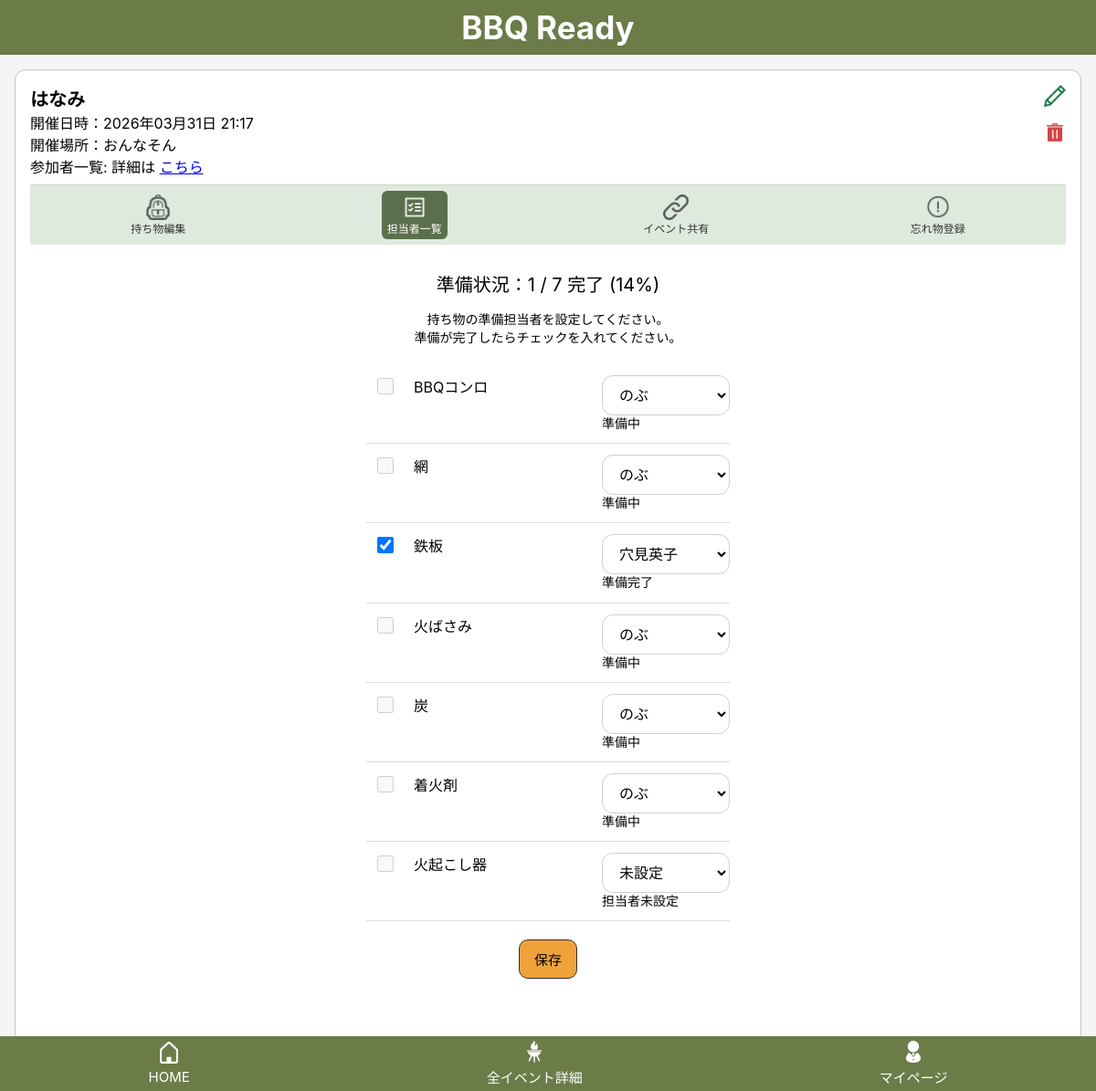
The app's page /events/148/assign/ (signed in), older data.
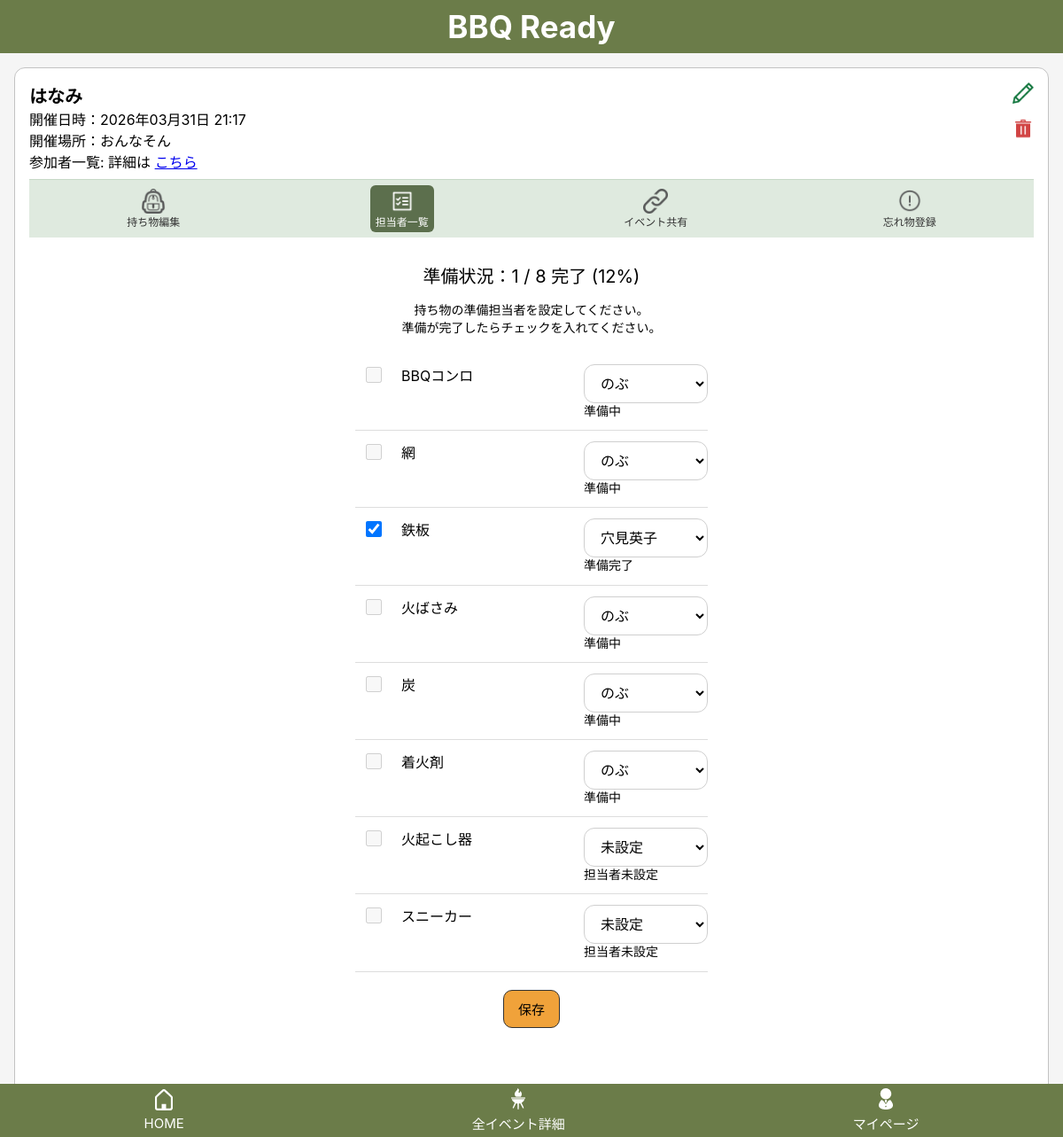
The same page, newer data.
### bbq_app/models.py (models this page shows, shortened)
class EventItem(models.Model):
    event = models.ForeignKey(Event, on_delete=models.CASCADE, related_name="event_items")
    bbq_item = models.ForeignKey(BbqItem, on_delete=models.CASCADE, related_name="event_items")
    is_selected = models.BooleanField(default=False)
    assignee = models.ForeignKey(
        "Participant",
        null=True,
        blank=True,
        on_delete=models.SET_NULL,
        related_name="assigned_items"
    )
    is_ready = models.BooleanField(default=False)
    created_at = models.DateTimeField(auto_now_add=True)
    updated_at = models.DateTimeField(auto_now=True)
    class Meta:
        constraints = [
            models.UniqueConstraint(
                fields=["event", "bbq_item"],
                name="unique_event_bbq_item"
            )
        ]

class BbqItem(models.Model):
    class Category(models.IntegerChoices):
        FIRE = 1, "火起こし・調理グッズ"
        PLACE = 2, "会場設営"
        FOOD = 3, "食材・飲み物"
        CONVENIENCE = 4, "便利グッズ"
        OTHER = 5, "その他"
    user = models.ForeignKey(settings.AUTH_USER_MODEL, null=True, blank=True, on_delete=models.CASCADE, related_name="bbq_items")
    name = models.CharField("持ち物名", max_length=50)
    category = models.IntegerField(choices=Category.choices)
    created_at = models.DateTimeField(auto_now_add=True)
    updated_at = models.DateTimeField(auto_now=True)

class Participant(models.Model):
    event = models.ForeignKey(Event, on_delete=models.CASCADE, related_name="participants")
    user = models.ForeignKey(
        settings.AUTH_USER_MODEL,
        null=True,
        blank=True,
        on_delete=models.SET_NULL,
        related_name="participant"
    )
    name = models.CharField("表示名", max_length=30)
    created_at = models.DateTimeField("作成日時", auto_now_add=True)
    updated_at = models.DateTimeField("更新日時", auto_now=True)

### bbq_app/views.py (the view, shortened to what this page needs)
# urls.py: path("events/<int:event_id>/assign/", views.item_assign, name="item_assign"),
@login_required
def item_assign(request, event_id):
    event = get_object_or_404(Event, id=event_id, user=request.user)
    Participant.objects.get_or_create(
        event=event,
        user=request.user,
        defaults={"name":request.user.first_name or request.user.username}
    )
    participants = Participant.objects.filter(event=event).order_by("id")
    items = (
        EventItem.objects
        .filter(event=event, is_selected=True)
        .select_related("bbq_item", "assignee")
        .order_by("id")
    )
    total_count = items.count()
    ready_count = items.filter(is_ready=True).count()
    progress_percent = int((ready_count / total_count) * 100 ) if total_count else 0
    return render(
        request,
        "bbq_app/item_assign.html",
        {
            "event": event,
            "participants": participants,
            "items": items,
            "total_count": total_count,
            "ready_count": ready_count,
            "progress_percent": progress_percent
        }
    )

### bbq_app/templates/bbq_app/item_assign.html (shortened to what this page needs)
{% extends "bbq_app/base.html" %}
{% block header %}
  {% include "bbq_app/partials/event_header.html" %}
{% endblock %}
{% block content %}
<p class="assign-progress">
    準備状況：{{ ready_count }} / {{ total_count }} 完了 ({{ progress_percent }}%)
</p>
<p class="assign-description">
    持ち物の準備担当者を設定してください。<br>
    準備が完了したらチェックを入れてください。
</p>
<form method="post">
    {% if items %}
        <ul class="assign-list">
            {% for event_item in items %}
                <li class="assign-row">
                    <div class="assign-check">
                        {% if event_item.assignee and event_item.assignee.user == event.user %}
                            <input
                                type="checkbox"
                                name="ready_items"
                                value="{{ event_item.id }}"
                                {% if event_item.is_ready %}checked{% endif %}
                            >
                        {% else %}
                            <input
                                type="checkbox"
                                disabled
                            >
                        {% endif %}
                    </div>
                    <div class="assign-item-name">
                        {{ event_item.bbq_item.name }}
                    </div>
                    <div class="assign-right">
                        <select name="assignee_{{ event_item.id }}">
                            <option value="">未設定</option>
                            {% for participant in participants %}
                                <option value="{{ participant.id }}"
                                    {% if event_item.assignee_id == participant.id %}selected{% endif %}>
                                    {{ participant.name }}
                                </option>
                            {% endfor %}
                        </select>
                        <div class="assign-status">
                            {% if not event_item.assignee %}
                                担当者未設定
                            {% elif event_item.is_ready %}
                                準備完了
                            {% else %}
                                準備中
                            {% endif %}
                        </div>
                    </div>
                </li>
            {% endfor %}
        </ul>
        <div class="assign-save">
            <button type="submit" class="btn btn-primary">
                保存
            </button>
        </div>
    {% else %}
        <p class="assign-empty">必要な持ち物がありません。</p>
    {% endif %}
</form>
{% endblock %}

Row changes from the older to the newer data that the page shows:
added EventItem: bbq_item.name "スニーカー", shows "担当者未設定"
Text that changed along with them:
{{ total_count }}: "7" → "8"
{{ progress_percent }}: "14" → "12"
